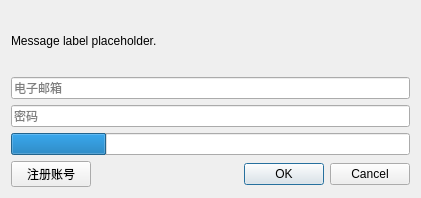
<?xml version="1.0" encoding="UTF-8"?>
<ui version="4.0">
 <class>BsLoginDialog</class>
 <widget class="QDialog" name="BsLoginDialog">
  <property name="geometry">
   <rect>
    <x>0</x>
    <y>0</y>
    <width>421</width>
    <height>198</height>
   </rect>
  </property>
  <property name="sizePolicy">
   <sizepolicy hsizetype="Fixed" vsizetype="Fixed">
    <horstretch>0</horstretch>
    <verstretch>0</verstretch>
   </sizepolicy>
  </property>
  <property name="windowTitle">
   <string>添加皮肤站账号</string>
  </property>
  <layout class="QVBoxLayout" name="verticalLayout">
   <item>
    <widget class="QLabel" name="label">
     <property name="text">
      <string notr="true">Message label placeholder.</string>
     </property>
     <property name="textFormat">
      <enum>Qt::RichText</enum>
     </property>
     <property name="textInteractionFlags">
      <set>Qt::LinksAccessibleByKeyboard|Qt::LinksAccessibleByMouse|Qt::TextBrowserInteraction|Qt::TextSelectableByKeyboard|Qt::TextSelectableByMouse</set>
     </property>
    </widget>
   </item>
   <item>
    <widget class="QLineEdit" name="userTextBox">
     <property name="placeholderText">
      <string>电子邮箱</string>
     </property>
    </widget>
   </item>
   <item>
    <widget class="QLineEdit" name="passTextBox">
     <property name="echoMode">
      <enum>QLineEdit::Password</enum>
     </property>
     <property name="placeholderText">
      <string>密码</string>
     </property>
    </widget>
   </item>
   <item>
    <widget class="QProgressBar" name="progressBar">
     <property name="value">
      <number>24</number>
     </property>
     <property name="textVisible">
      <bool>false</bool>
     </property>
    </widget>
   </item>
   <item>
    <layout class="QHBoxLayout" name="horizontalLayout">
     <property name="spacing">
      <number>0</number>
     </property>
     <item>
      <widget class="QPushButton" name="regpushButton">
       <property name="text">
        <string>注册账号</string>
       </property>
      </widget>
     </item>
     <item>
      <widget class="QDialogButtonBox" name="buttonBox">
       <property name="orientation">
        <enum>Qt::Horizontal</enum>
       </property>
       <property name="standardButtons">
        <set>QDialogButtonBox::Cancel|QDialogButtonBox::Ok</set>
       </property>
       <property name="centerButtons">
        <bool>false</bool>
       </property>
      </widget>
     </item>
    </layout>
   </item>
  </layout>
 </widget>
 <resources/>
 <connections/>
</ui>
